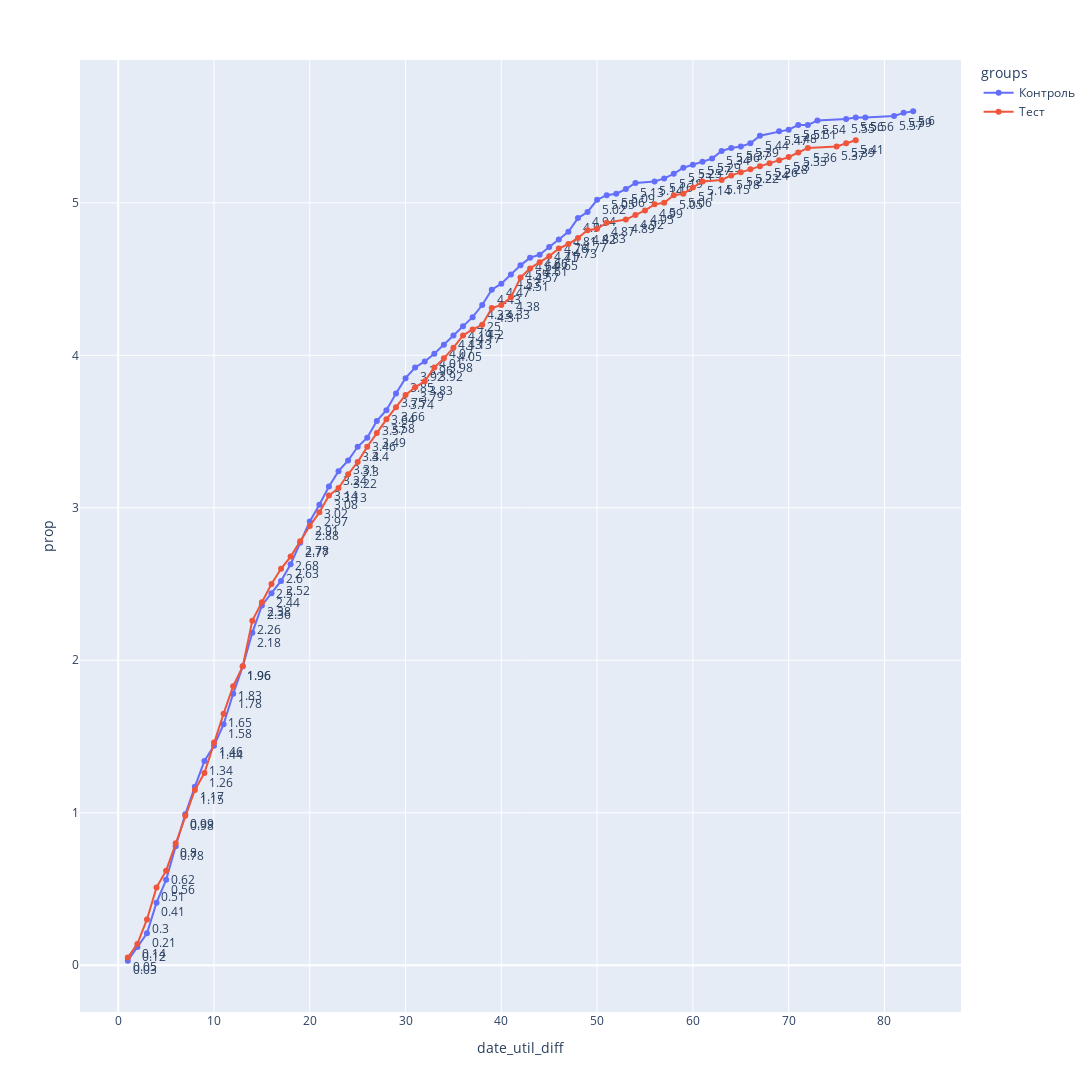

The notebook cell saved with this chart:
### Markdown cell above
## Строим винтажи по утилизациям

### Code cell
# df_vin = tf.gp_to_df("""
# SELECT *, ROUND((cum_sum::NUMERIC / total_int::NUMERIC) * 100, 2) AS prop
# FROM (SELECT *,
#              SUM(open_rko_dt)
#              OVER (PARTITION BY groups ORDER BY date_util_diff ROWS BETWEEN UNBOUNDED PRECEDING AND CURRENT ROW) AS cum_sum,
#              SUM(total_clients) OVER (PARTITION BY groups)                                                       AS total_int
#       FROM (SELECT groups,
#                    --crm_income_dt,
#                    (open_rko_dt - crm_income_dt) AS date_util_diff,
#                    COUNT(party_rk)                  AS total_clients,
#                    COUNT(open_rko_dt)            AS open_rko_dt
#             FROM usr_wrk.ryunisov_novoregi_test_report
#                      WHERE crm_income_dt BETWEEN '2023-09-07' AND current_date - 30
#             GROUP BY groups,
#                      --crm_income_dt,
#                      (open_rko_dt - crm_income_dt)) tt) ttt
# """, gp_service='sme')

df_vin = tf.gp_to_df("""
SELECT *, ROUND((cum_sum::NUMERIC / total_int::NUMERIC) * 100, 2) AS prop
FROM (SELECT *,
             SUM(utilizations)
             OVER (PARTITION BY groups ORDER BY date_util_diff ROWS BETWEEN UNBOUNDED PRECEDING AND CURRENT ROW) AS cum_sum,
             SUM(total_clients) OVER (PARTITION BY groups)                                                       AS total_int
      FROM (SELECT groups,
                   --crm_income_dt,
                   (utilization_dt - crm_income_dt) AS date_util_diff,
                   COUNT(party_rk)                  AS total_clients,
                   COUNT(utilization_dt)            AS utilizations
            FROM usr_wrk.ryunisov_novoregi_test_report
            WHERE crm_income_dt BETWEEN '2023-09-07' AND current_date - 30
            GROUP BY groups,
                     --crm_income_dt,
                     (utilization_dt - crm_income_dt)) tt) ttt 
""", gp_service='sme')

df_vin = df_vin.replace({'test_partners_0_day_push':'Тест', 
                         'test_partners_0_day_control':'Контроль'})

for_chart = df_vin.groupby(['groups', 'date_util_diff'], as_index=False)['prop'].agg('mean')

# for_chart['segment'] = for_chart['groups'] + ', ' + for_chart['crm_income_dt']

fig = px.line(for_chart.round(2), x='date_util_diff', y='prop', color='groups', markers=True, text='prop', width=1800, 
               height=1100)
fig = fig.update_traces(textposition="bottom right")
fig.show()

### Figure 1 — Plotly figure (JSON) as saved in the notebook; plotly's stock layout.template omitted (floating-point values rounded to 4 significant figures)
{"data": [{"hovertemplate": "groups=Контроль<br>date_util_diff=%{x}<br>prop=%{text}<extra></extra>", "legendgroup": "Контроль", "line": {"color": "#636efa", "dash": "solid"}, "marker": {"symbol": "circle"}, "mode": "text+markers+lines", "name": "Контроль", "orientation": "v", "showlegend": true, "text": [0.03, 0.12, 0.21, 0.41, 0.56, 0.78, 0.99, 1.17, 1.34, 1.44, 1.58, 1.78, 1.96, 2.18, 2.36, 2.44, 2.52, 2.63, 2.77, 2.91, 3.02, 3.14, 3.24, 3.31, 3.4, 3.46, 3.57, 3.64, 3.75, 3.85, 3.92, 3.96, 4.01, 4.07, 4.13, 4.19, 4.25, 4.33, 4.43, 4.47, 4.53, 4.59, 4.64, 4.66, 4.71, 4.76, 4.81, 4.9, 4.94, 5.02, 5.05, 5.06, 5.09, 5.13, 5.14, 5.16, 5.19, 5.23, 5.25, 5.27, 5.29, 5.34, 5.36, 5.37, 5.39, 5.44, 5.47, 5.48, 5.51, 5.51, 5.54, 5.55, 5.56, 5.56, 5.57, 5.59, 5.6], "textposition": "bottom right", "type": "scatter", "x": [1, 2, 3, 4, 5, 6, 7, 8, 9, 10, 11, 12, 13, 14, 15, 16, 17, 18, 19, 20, 21, 22, 23, 24, 25, 26, 27, 28, 29, 30, 31, 32, 33, 34, 35, 36, 37, 38, 39, 40, 41, 42, 43, 44, 45, 46, 47, 48, 49, 50, 51, 52, 53, 54, 56, 57, 58, 59, 60, 61, 62, 63, 64, 65, 66, 67, 69, 70, 71, 72, 73, 76, 77, 78, 81, 82, 83], "xaxis": "x", "y": [0.03, 0.12, 0.21, 0.41, 0.56, 0.78, 0.99, 1.17, 1.34, 1.44, 1.58, 1.78, 1.96, 2.18, 2.36, 2.44, 2.52, 2.63, 2.77, 2.91, 3.02, 3.14, 3.24, 3.31, 3.4, 3.46, 3.57, 3.64, 3.75, 3.85, 3.92, 3.96, 4.01, 4.07, 4.13, 4.19, 4.25, 4.33, 4.43, 4.47, 4.53, 4.59, 4.64, 4.66, 4.71, 4.76, 4.81, 4.9, 4.94, 5.02, 5.05, 5.06, 5.09, 5.13, 5.14, 5.16, 5.19, 5.23, 5.25, 5.27, 5.29, 5.34, 5.36, 5.37, 5.39, 5.44, 5.47, 5.48, 5.51, 5.51, 5.54, 5.55, 5.56, 5.56, 5.57, 5.59, 5.6], "yaxis": "y"}, {"hovertemplate": "groups=Тест<br>date_util_diff=%{x}<br>prop=%{text}<extra></extra>", "legendgroup": "Тест", "line": {"color": "#EF553B", "dash": "solid"}, "marker": {"symbol": "circle"}, "mode": "text+markers+lines", "name": "Тест", "orientation": "v", "showlegend": true, "text": [0.05, 0.14, 0.3, 0.51, 0.62, 0.8, 0.98, 1.15, 1.26, 1.46, 1.65, 1.83, 1.96, 2.26, 2.38, 2.5, 2.6, 2.68, 2.78, 2.88, 2.97, 3.08, 3.13, 3.22, 3.3, 3.4, 3.49, 3.58, 3.66, 3.74, 3.79, 3.83, 3.92, 3.98, 4.05, 4.13, 4.17, 4.2, 4.31, 4.33, 4.38, 4.51, 4.57, 4.61, 4.65, 4.7, 4.73, 4.77, 4.82, 4.83, 4.87, 4.89, 4.92, 4.95, 4.99, 5, 5.05, 5.06, 5.1, 5.14, 5.15, 5.18, 5.2, 5.22, 5.24, 5.26, 5.28, 5.3, 5.33, 5.36, 5.37, 5.39, 5.41], "textposition": "bottom right", "type": "scatter", "x": [1, 2, 3, 4, 5, 6, 7, 8, 9, 10, 11, 12, 13, 14, 15, 16, 17, 18, 19, 20, 21, 22, 23, 24, 25, 26, 27, 28, 29, 30, 31, 32, 33, 34, 35, 36, 37, 38, 39, 40, 41, 42, 43, 44, 45, 46, 47, 48, 49, 50, 51, 53, 54, 55, 56, 57, 58, 59, 60, 61, 63, 64, 65, 66, 67, 68, 69, 70, 71, 72, 75, 76, 77], "xaxis": "x", "y": [0.05, 0.14, 0.3, 0.51, 0.62, 0.8, 0.98, 1.15, 1.26, 1.46, 1.65, 1.83, 1.96, 2.26, 2.38, 2.5, 2.6, 2.68, 2.78, 2.88, 2.97, 3.08, 3.13, 3.22, 3.3, 3.4, 3.49, 3.58, 3.66, 3.74, 3.79, 3.83, 3.92, 3.98, 4.05, 4.13, 4.17, 4.2, 4.31, 4.33, 4.38, 4.51, 4.57, 4.61, 4.65, 4.7, 4.73, 4.77, 4.82, 4.83, 4.87, 4.89, 4.92, 4.95, 4.99, 5, 5.05, 5.06, 5.1, 5.14, 5.15, 5.18, 5.2, 5.22, 5.24, 5.26, 5.28, 5.3, 5.33, 5.36, 5.37, 5.39, 5.41], "yaxis": "y"}], "layout": {"height": 1100, "legend": {"title": {"text": "groups"}, "tracegroupgap": 0}, "margin": {"t": 60}, "width": 1800, "xaxis": {"anchor": "y", "domain": [0, 1], "title": {"text": "date_util_diff"}}, "yaxis": {"anchor": "x", "domain": [0, 1], "title": {"text": "prop"}}}}
